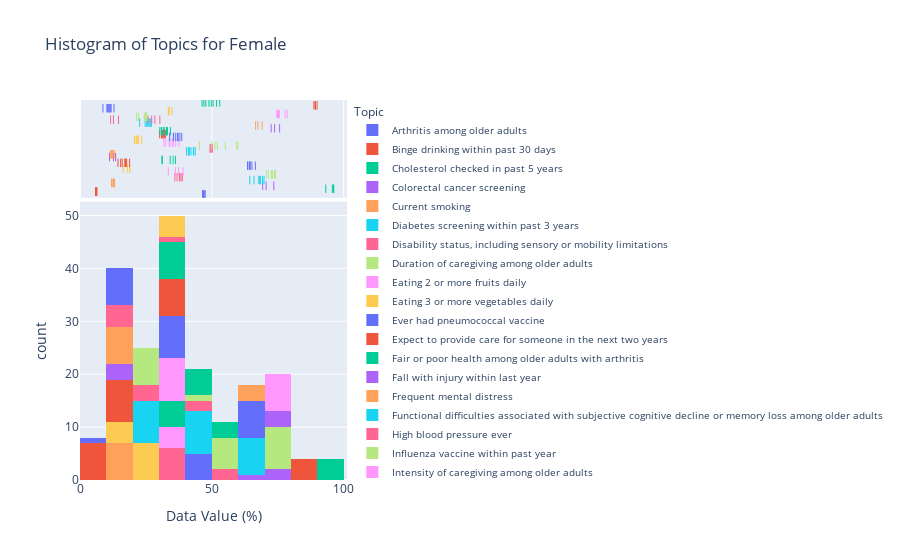
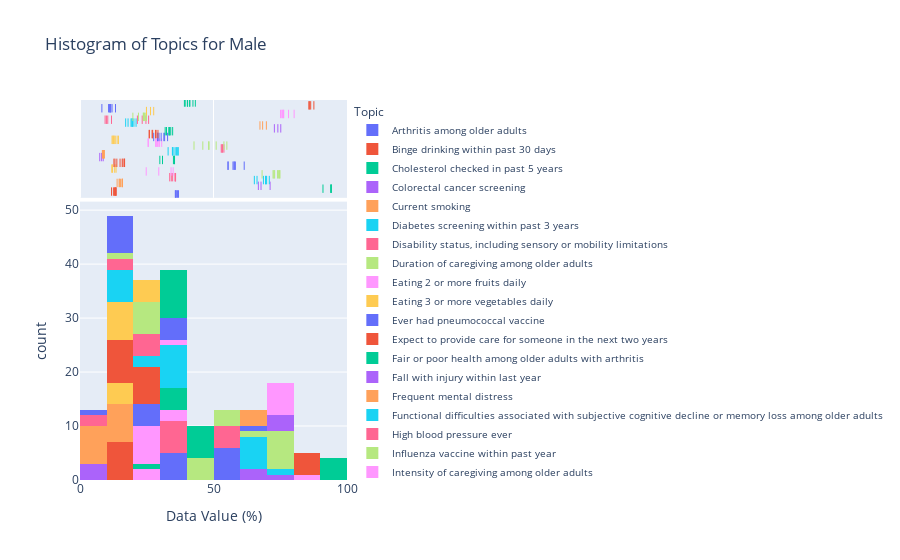

The cell these charts' notebook holds for them, in order:
### Code cell
# Filter the data for 'Female'
data_female = data_cleaned_filtered[data_cleaned_filtered['Stratification2'] == 'Female'].sort_values(by='Topic')

# Create histogram for 'Female'
fig_female = px.histogram(data_female, x='Data_Value', color='Topic',
                          labels={'Data_Value': 'Data Value (%)'},
                          title='Histogram of Topics for Female',
                          marginal='rug')
fig_female.update_layout(legend=dict(font=dict(size=10)))

# Filter the data for 'Male'
data_male = data_cleaned_filtered[data_cleaned_filtered['Stratification2'] == 'Male'].sort_values(by='Topic')

# Create histogram for 'Male'
fig_male = px.histogram(data_male, x='Data_Value', color='Topic',
                        labels={'Data_Value': 'Data Value (%)'},
                        title='Histogram of Topics for Male',
                        marginal='rug')
fig_male.update_layout(legend=dict(font=dict(size=10)))

# Show the figures
fig_female.show()
fig_male.show()
